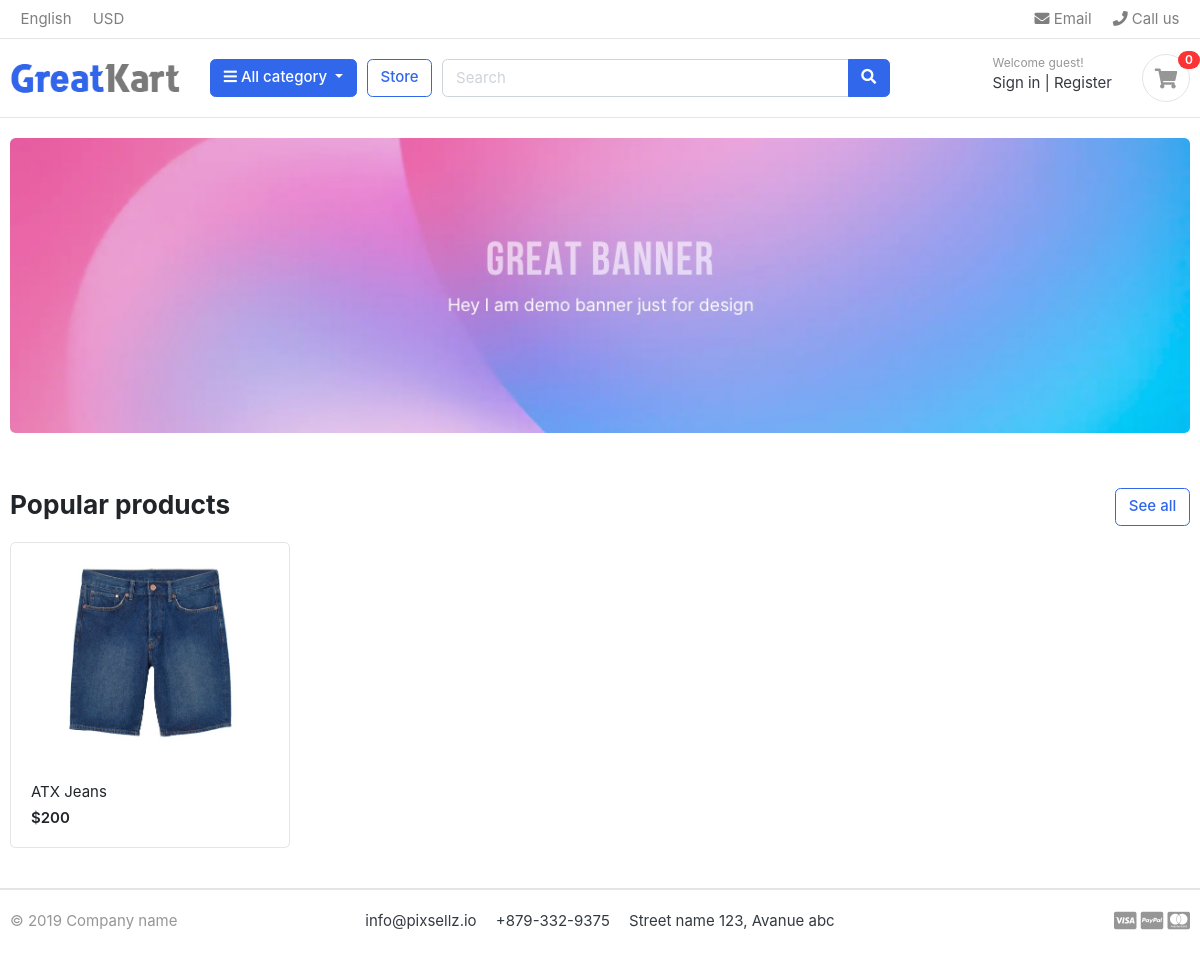
/, run on an earlier commit of the app's database.
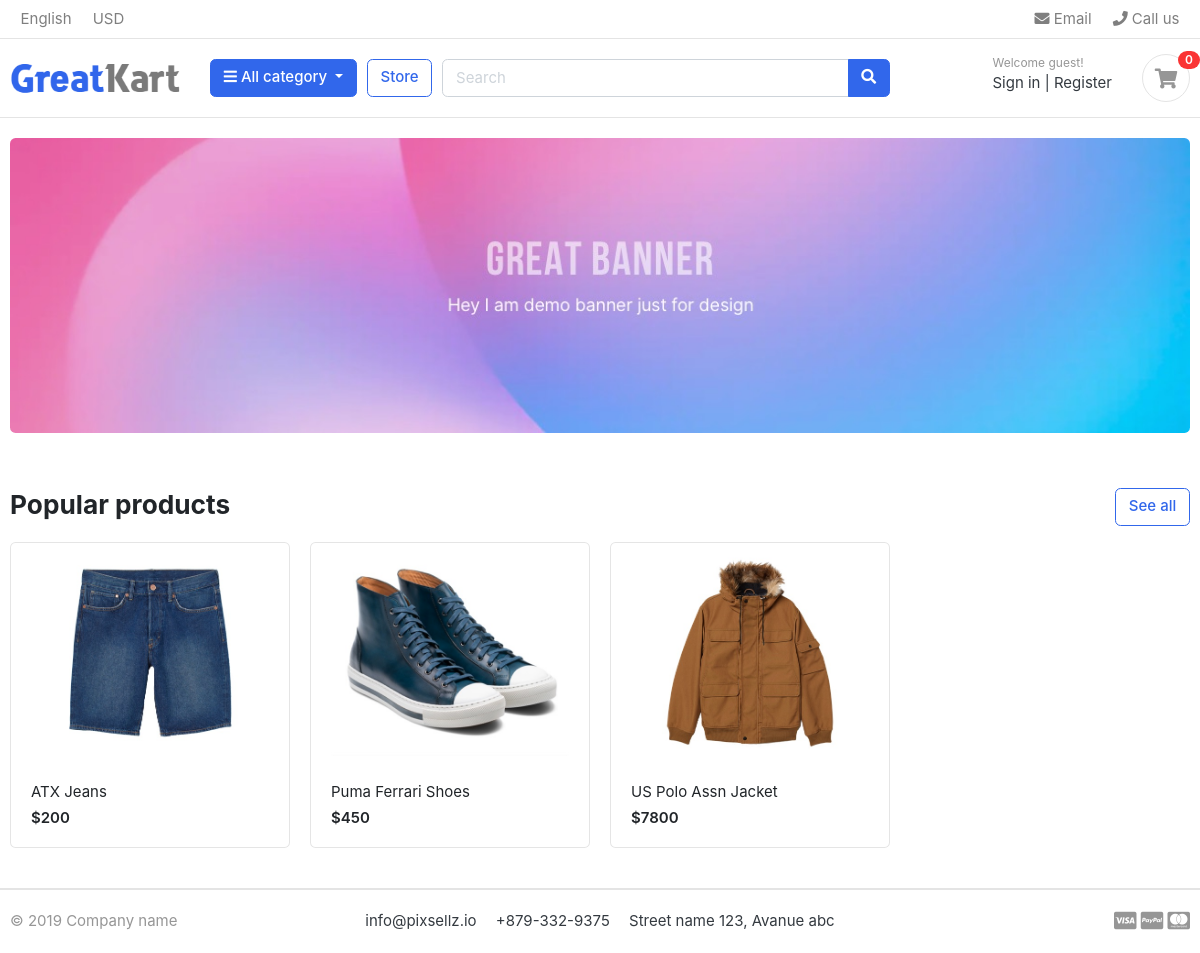
And on a later commit of the database.
### store/models.py (models this page shows)
class Product(models.Model):
    name = models.CharField( max_length=50 , unique=True)
    slug = models.SlugField(max_length=50 , unique=True)
    description = models.TextField( max_length=2000 , blank=True)
    image = models.ImageField( upload_to='product_img')
    price = models.IntegerField()
    stock = models.IntegerField()
    is_available = models.BooleanField(default=True)
    category = models.ForeignKey("category.Category", verbose_name=("category product"), on_delete=models.CASCADE)
    created_at = models.DateTimeField(auto_now_add=True)
    modified_date = models.DateField( auto_now=True)
    def get_absolute_url(self):
        return reverse("store:product_detail", args=[self.category.slug ,self.slug])
    def __str__(self):
        return self.name

### settings/views.py (the view)
# urls.py: 2. Add a URL to urlpatterns:  path('', views.home, name='home')
def home(request):
    product = Product.objects.all().filter(is_available=True)
    return render(request, 'settings/home.html',{
        'product' : product
    })

### category/context_processor.py (called while the page is built)
def menu_links(request):
    links = Category.objects.all()
    return dict(links=links)

### category/models.py (called while the page is built)
    def get_url(self):
        return reverse('store:product_by_category',args=[self.slug])

    def __str__(self):
        return str(self.name)

### settings/templates/settings/home.html
{% extends 'base.html' %}
{% load static %}
{% block body %}
	<section class="section-intro padding-y-sm">
		<div class="container">
			<div class="intro-banner-wrap">
				<img src="{% static 'images/banners/1.jpg'%}" class="img-fluid rounded">
			</div>
		</div>
	</section>
	<section class="section-name padding-y-sm">
		<div class="container">
			<header class="section-heading">
				<a href="{%url 'store:store'%}" class="btn btn-outline-primary float-right">See all</a>
				<h3 class="section-title">Popular products</h3>
			</header>
			<div class="row">
				{% for product in product %}
				<div class="col-md-3">
					<div class="card card-product-grid">
						<a href="{{product.get_absolute_url}}" class="img-wrap"> <img src="{{product.image.url}}"> </a>
						<figcaption class="info-wrap">
							<a href="{{product.get_absolute_url}}" class="title">{{product}}</a>
							<div class="price mt-1">${{product.price}}</div>
						</figcaption>
					</div>
				</div>
				{% endfor %}
			</div>
		</div>
	</section>
{% endblock body %}

What changed in the data, as far as the page shows it:
added Product: image (picture), name "Puma Ferrari Shoes", price "450"
added Product: image (picture), name "US Polo Assn Jacket", price "7800"
